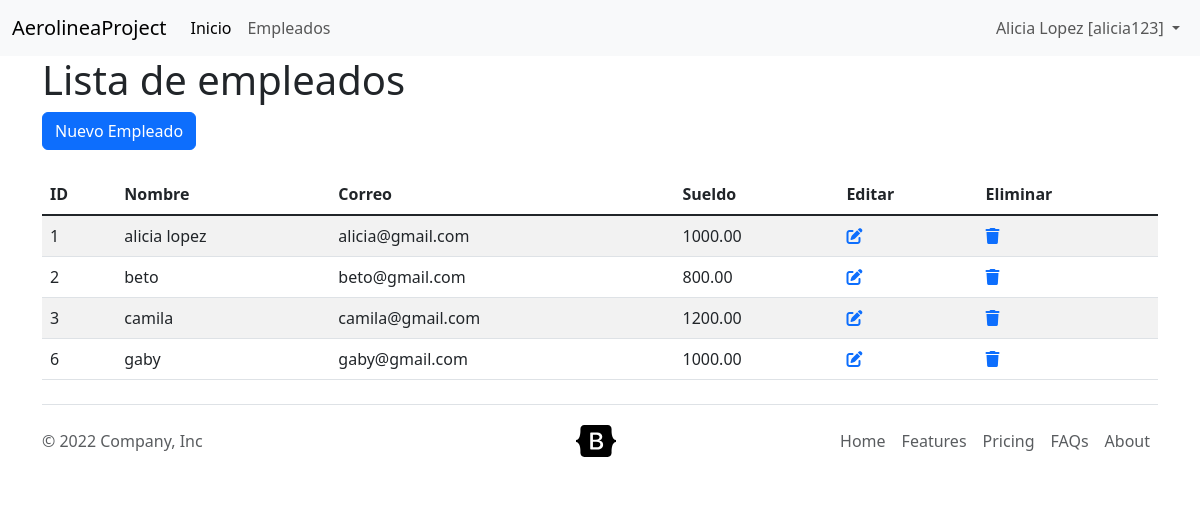
/empleado/lista-empleados/, run on the app's committed database.
### aplicaciones/empleados/models.py (models this page shows, shortened)
class Empleado(models.Model):
    nombre = models.CharField('Nombre', max_length=60)
    correo = models.CharField('Correo', max_length=100)
    sueldo = models.DecimalField('Sueldo', max_digits=8, decimal_places=2)

### aplicaciones/empleados/views.py (the view)
# urls.py: path('empleado/lista-empleados/', views.lista_empleados, name='lista-empleados'),
def lista_empleados(request):
    datos = {
        'lista': Empleado.objects.all().order_by('id'),
        'titulo': 'Lista de empleados',
    }
    return render(request, 'empleados/lista-empleados2.html', datos)

### templates/empleados/lista-empleados2.html (shortened to what this page needs)
{% extends 'layout/base_bootstrap.html' %}
{% block content %}
    <h1>{{ titulo }}</h1>
    <a href="{% url 'empleados_app:crear-empleado' %}" class="btn btn-primary">Nuevo Empleado</a>
    <br><br>
    <table class="table table-striped table-hover">
        <thead>
            <tr>
                <th scope="col">ID</th>
                <th scope="col">Nombre</th>
                <th scope="col">Correo</th>
                <th scope="col">Sueldo</th>
                <th>Editar</th>
                <th>Eliminar</th>
            </tr>
        </thead>
        <tbody class="table-group-divider">
            {% for e in lista %}
                <tr>
                    <td>{{ e.id }}</td>
                    <td>{{ e.nombre }}</td>
                    <td>{{ e.correo }}</td>
                    <td>{{ e.sueldo }}</td>
                    <td>
                        <a href="{% url 'empleados_app:modificar-empleado' e.id %}"><i class="fa-solid fa-pen-to-square"></i></a>
                    </td>
                    <td>
                        <a href="{% url 'empleados_app:eliminar-empleado' e.id %}"><i class="fa-solid fa-trash"></i></a>
                    </td>
                </tr>
            {% endfor %}
        </tbody>
    </table>
{% endblock content %}

### templates/layout/base_bootstrap.html (shortened to what this page needs)
{% load static %}
<!DOCTYPE html>
<html lang="en">
<head>
    <link href="https://cdn.jsdelivr.net/npm/bootstrap@5.3.0-alpha3/dist/css/bootstrap.min.css" rel="stylesheet">
    <link href="{% static 'fontawesomefree/css/fontawesome.css' %}" rel="stylesheet" type="text/css">
    <link href="{% static 'fontawesomefree/css/brands.css' %}" rel="stylesheet" type="text/css">
    <link href="{% static 'fontawesomefree/css/solid.css' %}" rel="stylesheet" type="text/css">
</head>
<body>
    <header class="top">
        {% include 'layout/_navbar.html' %}
    </header>
    <main>
        <div class="content container">
            {% block content %}{% endblock %}
        </div>
    </main>
        {% include 'layout/_footer.html' %}
</body>
</html>

### templates/layout/_navbar.html (shortened to what this page needs)
<nav class="navbar navbar-expand-lg bg-body-tertiary">
    <div class="container-fluid">
      <a class="navbar-brand" href="#">AerolineaProject</a>
      <div class="collapse navbar-collapse" id="navbarSupportedContent">
        <ul class="navbar-nav me-auto mb-2 mb-lg-0">
          <li class="nav-item">
            <a class="nav-link active" aria-current="page" href="#">Inicio</a>
          </li>
          <li class="nav-item">
            <a class="nav-link" href="{% url 'empleados_app:lista-empleados' %}">Empleados</a>
          </li>
        </ul>
        <ul class="navbar-nav">
            <li class="nav-item dropdown">
                <a class="nav-link dropdown-toggle" href="#" role="button" data-bs-toggle="dropdown" aria-expanded="false">
                  Alicia Lopez [alicia123]
                </a>
              </li>
        </ul>
      </div>
    </div>
  </nav>

### templates/layout/_footer.html (shortened to what this page needs)
<div class="container">
<footer class="d-flex flex-wrap justify-content-between align-items-center py-3 my-4 border-top">
    <p class="col-md-4 mb-0 text-muted">&copy; 2022 Company, Inc</p>
    <a href="/" class="col-md-4 d-flex align-items-center justify-content-center mb-3 mb-md-0 me-md-auto link-dark text-decoration-none">
    <svg class="bi me-2" width="40" height="32"><use xlink:href="#bootstrap"/></svg>
    </a>
    <ul class="nav col-md-4 justify-content-end">
    <li class="nav-item"><a href="#" class="nav-link px-2 text-muted">Home</a></li>
    <li class="nav-item"><a href="#" class="nav-link px-2 text-muted">Features</a></li>
    <li class="nav-item"><a href="#" class="nav-link px-2 text-muted">Pricing</a></li>
    <li class="nav-item"><a href="#" class="nav-link px-2 text-muted">FAQs</a></li>
    <li class="nav-item"><a href="#" class="nav-link px-2 text-muted">About</a></li>
    </ul>
    </footer>
  </div>

### data on the page
Empleado: id "1", nombre "alicia lopez", correo "alicia@gmail.com", sueldo "1000.00"
Empleado: id "2", nombre "beto", correo "beto@gmail.com", sueldo "800.00"
Empleado: id "3", nombre "camila", correo "camila@gmail.com", sueldo "1200.00"
Empleado: id "6", nombre "gaby", correo "gaby@gmail.com", sueldo "1000.00"

### other printed values
{{ titulo }} "Lista de empleados"
